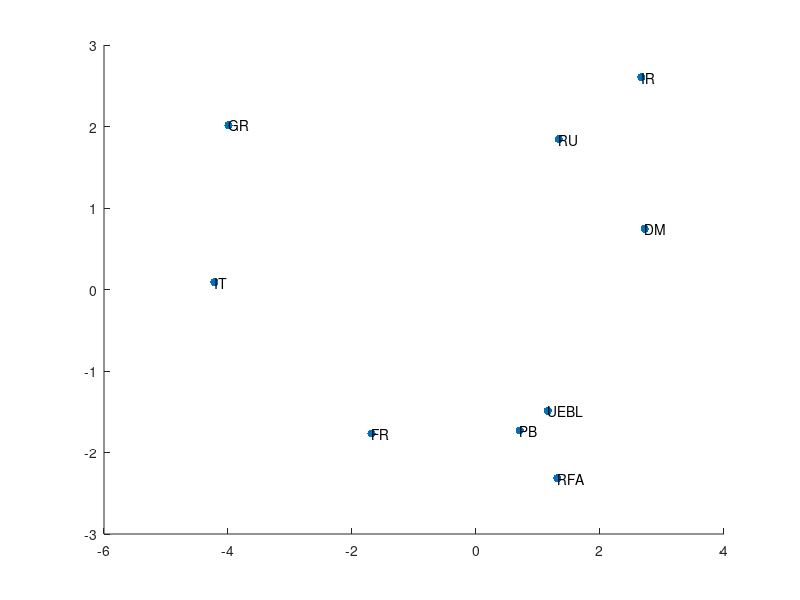

MATLAB code for this plot:
close all; clear all; clc;

Pays =['RFA ';'FR  ';'IT  ';'PB  ';'UEBL';'RU  ';'IR  ';'DM  ';'GR  '];

load('tableau.mat');
D = D';
moy = mean(D);
moys = ones(9,1)*moy; 
variance = std(D);
variances = ones(9,1)*variance;

D0 = (D-moys)./variances;

T = D0'*D0;


[VecP,ValP] = eig(T);
%% Nous prenons les vecteur propres le plus grands, car ils sont plus significatif
% On regroupe les pays qui ont le meme habitudes alimentaire
Vx = VecP(:,end); Vy = VecP(:,end-1);
X = D0*Vx; Y = D0*Vy;

scatter(X,Y,'or','fill');
text(X,Y,Pays);
